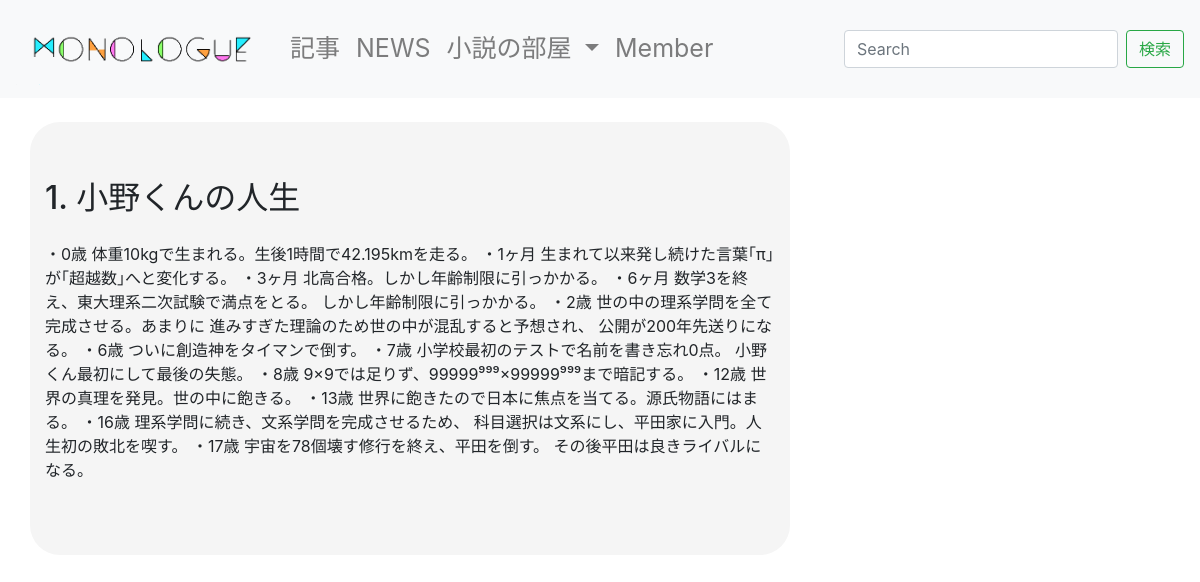
The app's page /novel/1/chapter/3/story/4/ with its own data.
### blog/models.py (models this page shows)
class Story(models.Model):
    chapter = models.ForeignKey(Chapter, on_delete=models.PROTECT)
    story_num = models.PositiveIntegerField()
    story_title = models.CharField(max_length=50)
    story_text = MDTextField()
    def get_markdown_text_as_html(self):
        return markdown(self.story_text)

### blog/views.py (the view)
# urls.py: path('novel/<int:novel_pk>/chapter/<int:chapter_pk>/story/<int:story_pk>/', Story_DetailView.as_view(), name='story_detail'),
class Story_DetailView(TemplateView):
    template_name = 'blog/story_detail.html'
    def get(self, request, *args, **kwargs):
        story_pk = self.kwargs['story_pk']
        context = {
            'story_pk': story_pk,
            'story_list': Story.objects.filter(id=story_pk),
        }
        return self.render_to_response(context)

### dbsite/context_processors.py (called while the page is built)
def common(request):
    context = {
        'categories': Category.objects.annotate(
            num_posts=Count('post', filter=Q(post__is_public=True))),
        'tags': Tag.objects.annotate(
            num_posts=Count('post', filter=Q(post__is_public=True))),
    }
    return context

### blog/templates/blog/story_detail.html (shortened to what this page needs)
{% extends "base.html" %}
{% block content %}
<div class="container">
  <div class="row">
    <main class="col-md-8">
      {% for story in story_list %}
      <h2 class="mb-4">{{ story.story_num }}. {{ story.story_title }}</h2>
      <div>
        {{ story.get_markdown_text_as_html|safe }}
      </div>
      {% endfor %}
    </main>
  </div>
</div>
{% endblock %}

### blog/static/blog.css (style rules this page uses)
.col-md-8 { padding: 5% 10%; border-radius: 30px; background-color: #f5f5f5; }

### records on screen
Story: story_num "1", story_title "小野くんの人生", get_markdown_text_as_html "・0歳 体重10kgで生まれる。生後1時間で42.195kmを走る。 ・1ヶ月 生まれて以来発し続けた言葉｢π｣が｢超越数｣へと変化する。 ・3ヶ月 北高合格。しかし年齢制限に引っかかる。 ・6ヶ月 数学3を終え、東大理系二次試験で満点をとる。 しかし年齢制限に引っかかる。 ・2歳 世の中の理系学問を全て完成させる。あまりに 進みすぎた理論のため世の中が混乱すると予想され、 公開が200年先送りになる。 ・6歳 ついに創造神をタイマンで倒す。 ・7歳 小学校最初のテストで名前を書き忘れ0点。 小野くん最初にして最後の失態。 ・8歳 9×9では足りず、99999⁹⁹⁹×99999⁹⁹⁹まで暗記する。 ・12歳 世界の真理を発見。世の中に飽きる。 ・13歳 世界に飽きたので日本に焦点を当てる。源氏物語にはまる。 ・16歳 理系学問に続き、文系学問を完成させるため、 科目選択は文系にし、平田家に入門。人生初の敗北を喫す。 ・17歳 宇宙を78個壊す修行を終え、平田を倒す。 その後平田は良きライバルになる。"
